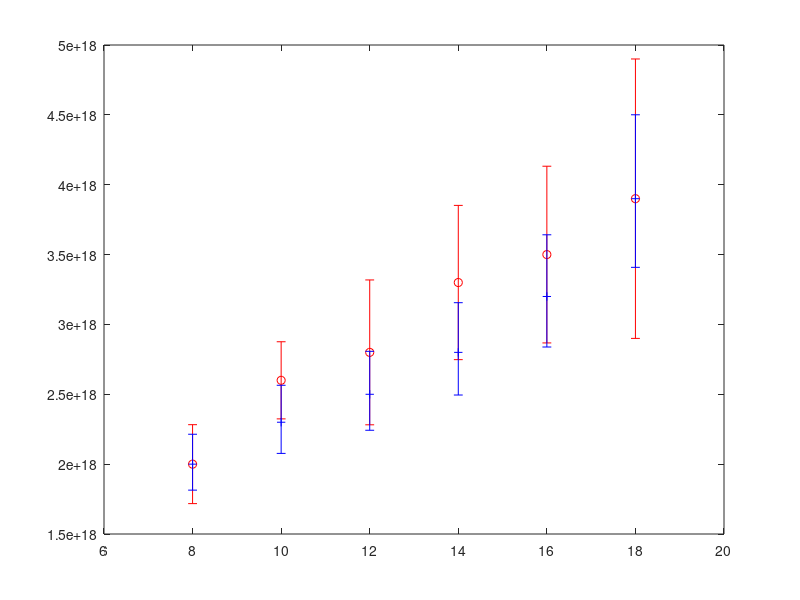
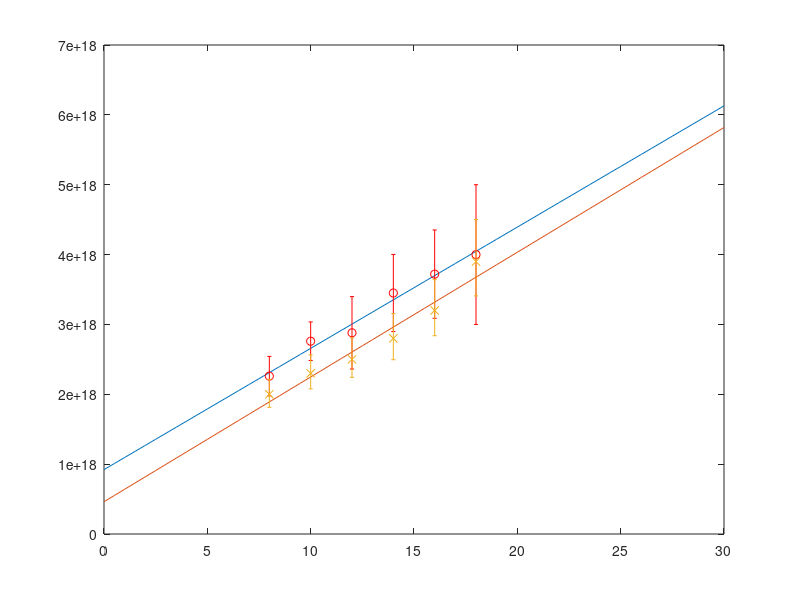
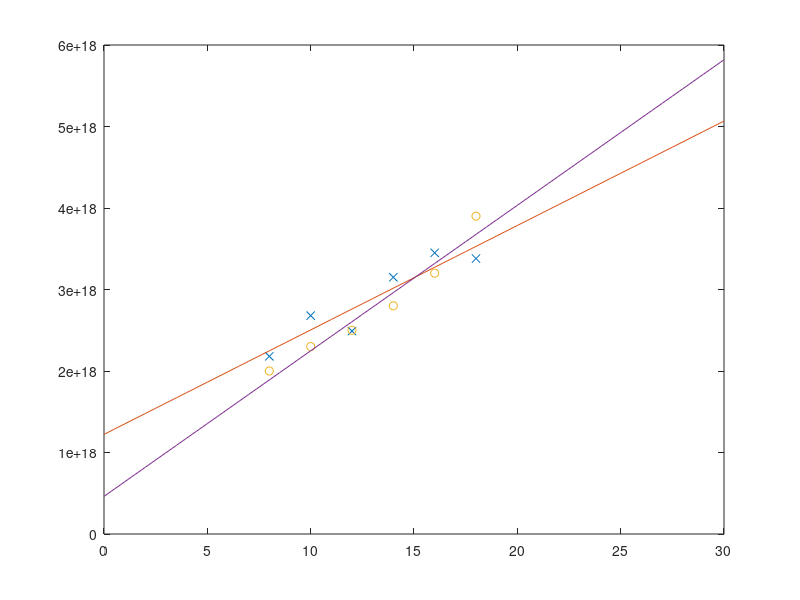
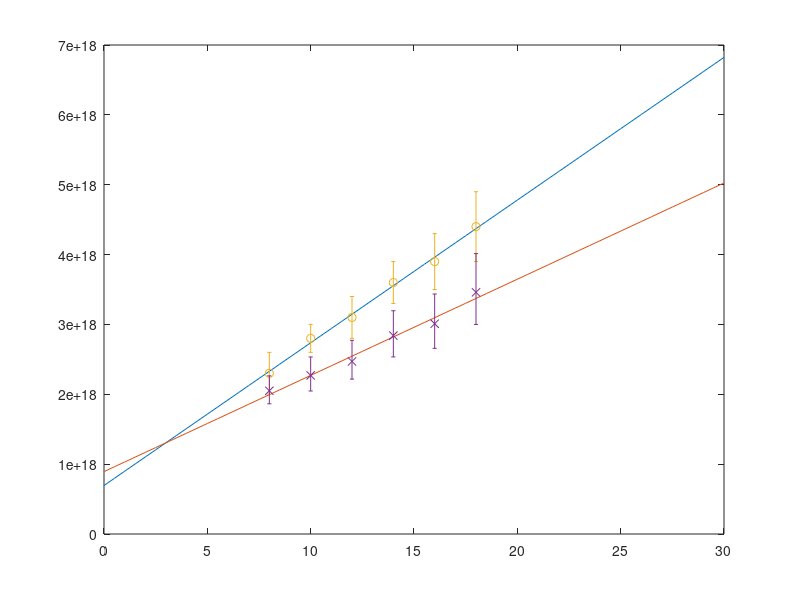

Reproduce these figures in MATLAB, in order. (Note: this script raises an error after producing the figures.)
xp = 0:0.5:30; 
c = 3e8;
%w_l = 2*pi*c / lambda;
eps = 8.854e-12;
m_e = 9.1e-31;
q = -1.6e-19;
dens = 0:0.1e18:6e18;
pressure = 8:2:18;

density_PW = [ 2.0e18 2.3e18 2.5e18 2.8e18 3.2e18 3.9e18];
density_PW_new = [2.05e18 2.27e18 2.47e18 2.84e18 3.01e18 3.46e18];
density_PW_new2 = [ 2.22e18 2.37e18 2.73e18 2.95e18 3.07e18 3.64e18];
density_interf = [ 2.0e18 2.6e18 2.8e18 3.3e18 3.5e18 3.9e18];
density_fit = [2.18e18 2.68e18 2.49e18 3.15e18 3.45e18 3.38e18];
density_fit_av = [2.0e18 2.5e18 2.4e18 3.0e18 3.0e18 3.3e18];
density_fit_av_new = [2.1e18 2.25e18 2.35e18 2.55e18 2.8e18 3.15e18];
density_fit_av_new2 = [2.29e18 2.38e18 2.65e18 3.07e18 3.35e18 3.86e18];
density_interf_av = [ 2.26e18 2.76e18 2.88e18 3.45e18 3.72e18 4.0e18];
density_interf_minmax = [2.3e18 2.8e18 3.1e18 3.6e18 3.9e18 4.4e18];
density_interf_minmax_new = [2.69e18 2.87e18 3.27e18 3.56e18 3.89e18 4.48e18];

PW_length = [23e-6 22e-6 21e-6 20e-6 19e-6 17e-6];
PW_length_new = [23e-6 22e-6 21e-6 20e-6 19.3e-6 18e-6];
PW_length_new2 = [22.43e-6 21.72e-6 20.25e-6 19.47e-6 19.07e-6 17.52e-6];

%error
err_interf = [ 0.25*2.26e18 0.2*2.76e18 0.36*2.88e18 0.32*3.45e18 0.34*3.72e18 0.5*4.0e18]./2;
err_interfmin_max = [0.3e18 0.2e18 0.3e18 0.3e18 0.4e18 0.5e18];
err_density_fit_av = [0.075*2.1e18 0.075*2.25e18 0.09*2.35e18 0.085*2.55e18 0.085*2.8e18 0.08*3.15e18];
err_density_fit_av_new = [0.075*2.1e18 0.075*2.25e18 0.09*2.35e18 0.085*2.55e18 0.085*2.8e18 0.08*3.15e18];
err_density_fit_av_new2 = [0.052*2.29e18 0.049*2.38e18 0.043*2.65e18 0.042*3.07e18 0.041*3.35e18 0.044*3.86e18];
err_neg_PW = [0.093*2.0e18 0.097*2.3e18 0.103*2.5e18 0.109*2.8e18 0.113*3.2e18 0.126*3.9e18];
err_pos_PW = [0.107*2.0e18 0.115*2.3e18 0.123*2.5e18 0.127*2.8e18 0.138*3.2e18 0.154*3.9e18];
err_neg_PW_new = [0.093*2.0e18 0.097*2.3e18 0.101*2.5e18 0.109*2.8e18 0.11*3.2e18 0.118*3.9e18];
err_pos_PW_new = [0.107*2.0e18 0.115*2.3e18 0.121*2.5e18 0.127*2.8e18 0.133*3.2e18 0.142*3.9e18];
err_neg_PW_length_new = [0.051*23e-6 0.054*22e-6 0.056*21e-6 0.060*20e-6 0.062*19.3e-6 0.067*18e-6];
err_pos_PW_length_new = [0.047*23e-6 0.054*22e-6 0.052*21e-6 0.055*20e-6 0.057*19.3e-6 0.067*18e-6];
err_PW_length_new2 = [0.026*22.43e-6 0.024*21.72e-6 0.026*20.25e-6 0.027*19.47e-6 0.035*19.07e-6 0.030*17.52e-6];

lambda_p = 2*pi*c*sqrt((eps*m_e)./(density_fit_av_new2*1e6*q^2));
lambda_p_calc = 2*pi*c*sqrt((eps*m_e)./(dens*1e6*q^2));
%simulation
PW_length_sim_ao4 = 21e-6;
PW_length_sim_ao2 = 20.05e-6;


p = polyfit(density_fit_av,lambda_p,2);
fit1 = p(1)*dens.^2+p(2)*dens+p(3);
p2 = polyfit(density_fit_av,PW_length_new,2);
fit2 = p2(1)*dens.^2+p2(2)*dens+p2(3);


figure(1);
errorbar(pressure,density_interf,err_interf,'or')
hold on
errorbar(pressure,density_PW,err_neg_PW,err_pos_PW,'+b')
hold off

figure(2);
P = polyfit(pressure,density_interf_av,1);
yfit = P(1)*xp+P(2);

P2 = polyfit(pressure,density_PW,1);
yfit2 = P2(1)*xp+P2(2);

plot(xp,yfit)
hold on
plot(xp,yfit2)
errorbar(pressure,density_interf_av,err_interf,'or')
errorbar(pressure,density_PW,err_neg_PW,err_pos_PW,'x')
hold off

figure(3);
P3 = polyfit(pressure,density_fit,1);
yfit3 = P3(1)*xp+P3(2);
plot(pressure,density_fit,'x',xp,yfit3,pressure,density_PW,'o',xp,yfit2)


figure(4);
P4 = polyfit(pressure,density_interf_minmax,1);
yfit4 = P4(1)*xp+P4(2);

P2 = polyfit(pressure,density_PW_new,1);
yfit2 = P2(1)*xp+P2(2);

plot(xp,yfit4)
hold on
plot(xp,yfit2)
errorbar(pressure,density_interf_minmax,err_interfmin_max,'o')
errorbar(pressure,density_PW_new,err_neg_PW_new,err_pos_PW_new,'x')
hold off


figure(5);
P5 = polyfit(pressure,density_fit_av,1);
yfit5 = P5(1)*xp+P5(2);

P2 = polyfit(pressure,density_PW_new,1);
yfit2 = P2(1)*xp+P2(2);

plot(xp,yfit5)
hold on
plot(xp,yfit2)
%plot(xp,yfit4)
%errorbar(pressure,density_interf_minmax,err_interfmin_max,'d')
errorbar(pressure,density_fit_av,0.1*density_fit_av,'o')
errorbar(pressure,density_PW_new,err_neg_PW_new,err_pos_PW_new,'x')
hold off

figure(6);
P6 = polyfit(pressure,density_fit_av_new,1);
yfit6 = P6(1)*xp+P6(2);

P21 = polyfit(pressure,density_PW_new,1);
yfit21 = P21(1)*xp+P21(2);

plot(xp,yfit6)
hold on
plot(xp,yfit21)
errorbar(pressure,density_fit_av_new,err_density_fit_av_new,'o')
errorbar(pressure,density_PW_new,err_neg_PW_new,err_pos_PW_new,'x')
hold off


figure(7);
P7 = polyfit(pressure,density_fit_av_new2,1);
yfit7 = P7(1)*xp+P7(2);

P22 = polyfit(pressure,density_PW_new2,1);
yfit22 = P22(1)*xp+P22(2);

plot(xp,yfit7)
hold on
plot(xp,yfit22)
errorbar(pressure,density_fit_av_new2,err_density_fit_av_new2,'o')
errorbar(pressure,density_PW_new2,0.01*density_PW_new2,'x')
hold off


grad = (max(yfit21)-min(yfit21))/30;


figure(12)
plot(density_fit_av,lambda_p,'bo',dens,lambda_p_calc,'b--')
hold on
errorbarxy(density_fit_av,PW_length_new,err_density_fit_av,err_density_fit_av,err_neg_PW_length_new,err_pos_PW_length_new,{'rx','r','r'})
%plot(density_fit_av,PW_length_new,'o',dens,fit2)
plot(dens,fit2,'r')
hold off
xlim([1.8e18 4e18])

%density from PW
lambda_pPW =2*pi*c*sqrt((eps*m_e)./(density_PW_new2*1e6*q^2));
p3 = polyfit(density_PW_new2,lambda_pPW,2);
fit3 = p3(1)*dens.^2+p3(2)*dens+p3(3);
p4 = polyfit(density_PW_new2,PW_length_new2,2);
fit4 = p4(1)*dens.^2+p4(2)*dens+p4(3);

figure(13)
plot(dens,lambda_p_calc,'b--')
hold on
errorbarxy(density_fit_av_new2,PW_length_new2,err_density_fit_av_new2,err_density_fit_av_new2,err_PW_length_new2,err_PW_length_new2,{'rx','r','r'})
%plot(density_fit_av,PW_length_new,'o',dens,fit2)
plot(3e18,PW_length_sim_ao2,'dg')
plot(3e18,PW_length_sim_ao4,'dg')
hold off
xlim([2e18 4.5e18])
